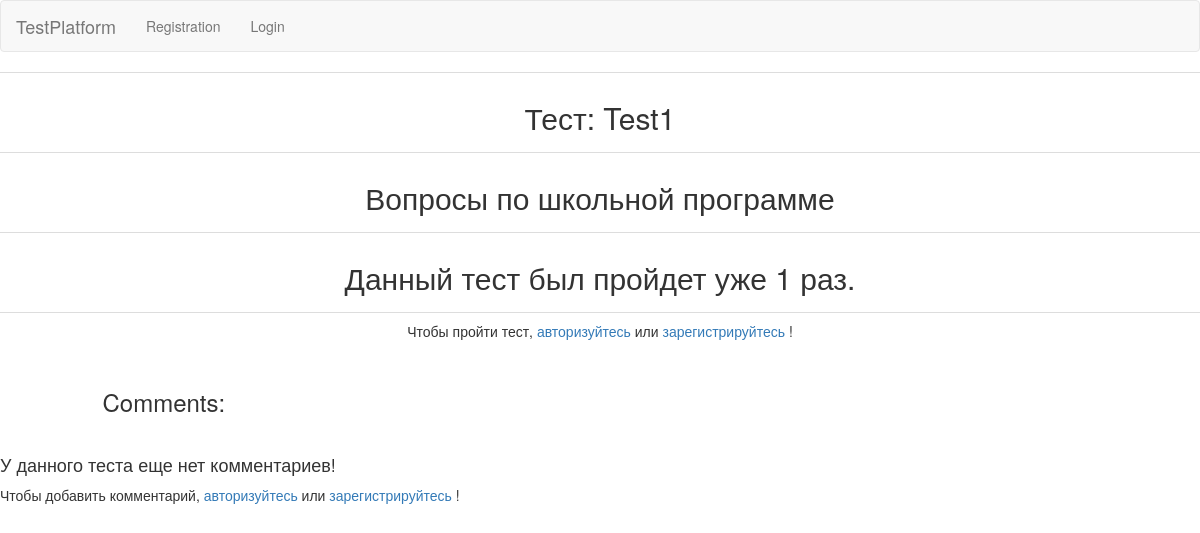
Screenshot of /test/Test1/ with the database file from the repository.
### tests/models.py (models this page shows, shortened)
class Test(models.Model):
    title = models.CharField(max_length=255)
    author = models.ForeignKey(settings.AUTH_USER_MODEL, on_delete=models.SET_NULL, null=True)
    description = models.TextField()
    date = models.DateTimeField(auto_now_add=True)
    def __str__(self):
        return self.title

### tests/views.py (the view)
# urls.py: path('test/<str:test_title>/', TestView.as_view(), name='test'),
class TestView(DetailView):
    template_name = 'test.html'
    model = Test
    def get_object(self, queryset=None):
        title = self.kwargs.get('test_title')
        return get_object_or_404(self.model, title=title)
    def get_context_data(self, **kwargs):
        context = super().get_context_data(**kwargs)
        test = self.get_object()
        context['test'] = test
        try:
            result = Result.objects.get(test=test, author=self.request.user)
            def percent(mark, total):
                return mark * 100 / total
            context['result'] = result
            context['percent'] = percent(result.mark, result.test.question_set.count())
        except:
            pass
        return context

### tests/templatetags/tests_tag.py (called while the page is built)
@register.filter
def in_list(value, the_list):
    value = str(value)
    return value in the_list.split(', ')

### tests/templates/test.html (shortened to what this page needs)
{% extends 'base.html' %}
{% load staticfiles %}
{% load tests_tag %}
{% block include_css %}
    <link rel="stylesheet" type="text/css" href="{% static 'tests/css/test_style.css' %}">
{% endblock include_css %}
{% block content %}
    <table class="table">
        <tr class="text-center">
            <td colspan="2"> <h2> Тест: {{ test }} </h2> </td>
        </tr>
        <tr class="text-center">
            <td colspan="2"> <h2> {{ test.description }} </h2> </td>
        </tr>
        <tr class="text-center">
            {% if test.result_set.all.count > 0 %}
                {% if not test.result_set.all.count|in_list:'2, 3, 4, 22, 23, 24'  %}
                    <td colspan="2"> <h2> Данный тест был пройдет уже {{ test.result_set.all.count }} раз.</h2> </td>
                {% else %}
                    <td colspan="2"> <h2> Данный тест был пройдет уже {{ test.result_set.all.count }} раза.</h2> </td>
                {% endif %}
            {% else %}
                <td colspan="2"> <h2> Данный тест еще не проходили, Вы будете первым! :) </h2> </td>
            {% endif %}
        </tr>
        <tr class="text-center">
            {% if result %}
                {% if result.test == test and result.author == user %}
                    <td> <h3 class="message"> Вы уже проходили этот тест!</h3> </td>
                    <td> <h3 class="result"> Ваш результат: {{ result.mark }}/{{ result.test.question_set.all|length }} = {{ percent }}% </h3> </td>
                {% else %}
                    {% if request.user.is_authenticated %}
                        <td colspan="2">
                            <a href="{% url 'tests:passing-the-test' test_title=test.title %}" class="btn btn-info" role="button" aria-pressed="true"> Пройти тест </a>
                        </td>
                    {% else %}
                        <td colspan="2">
                            Чтобы пройти тест, <a href="{% url 'login' %}"> авторизуйтесь </a> или <a href="{% url 'registration' %}"> зарегистрируйтесь </a>!
                        </td>
                    {% endif %}
                {% endif %}
            {% else %}
                {% if request.user.is_authenticated %}
                    <td colspan="2">
                        <a href="{% url 'tests:passing-the-test' test_title=test.title %}" class="btn btn-info" role="button" aria-pressed="true"> Пройти тест </a>
                    </td>
                {% else %}
                    <td colspan="2">
                        Чтобы пройти тест, <a href="{% url 'login' %}"> авторизуйтесь </a> или <a href="{% url 'registration' %}"> зарегистрируйтесь </a>!
                    </td>
                {% endif %}
            {% endif %}
        </tr>
    </table>
    <div class="row">
        <div class="col-md-5 col-md-offset-1">
            <h3>Comments:</h3>
        </div>
    </div>
    <br>
    {% if test.comment_set.all.count > 0 %}
        {% for comment in test.comment_set.all %}
            <div class="container">
                <div class="row">
                    <div class="col-sm-1">
                        {% if comment.author.avatar %}
                            <div class="thumbnail">
                                    <img class="img3" src="/media/{{ comment.author.avatar }}" alt="Img3">
                            </div>
                        {% endif %}
                    </div>
                    <div class="col-sm-5">
                        <div class="panel panel-default">
                            <div class="panel-heading">
                                <strong>{{ comment.author }}</strong> <span class="text-muted">commented {{ comment.date }}</span>
                            </div>
                            <div class="panel-body">
                                {{ comment.text }}
                            </div>
                        </div>
                    </div>
                </div>
            </div>
        {% endfor %}
        {% if request.user.is_authenticated %}
            <a href="{% url 'tests:add-comment' test_name=test.title %}" class="link btn btn-primary btn-md active" role="button" aria-pressed="true"> Добавить комментарий </a>
        {% else %}
            <div class="col-md-5 col-md-offset-1">
                Чтобы добавить комментарий, <a href="{% url 'login' %}"> авторизуйтесь </a> или <a href="{% url 'registration' %}"> зарегистрируйтесь </a>!
            </div>
        {% endif %}
    {% else %}
        <h4> У данного теста еще нет комментариев! </h4>
        {% if request.user.is_authenticated %}
            <a href="{% url 'tests:add-comment' test_name=test.title %}" class="link1 btn btn-primary btn-md active" role="button" aria-pressed="true"> Добавить комментарий </a>
        {% else %}
            Чтобы добавить комментарий, <a href="{% url 'login' %}"> авторизуйтесь </a> или <a href="{% url 'registration' %}"> зарегистрируйтесь </a>!
        {% endif %}
    {% endif %}
{% endblock content %}

### rows the page displays
Test: title "Test1", description "Вопросы по школьной программе", result_set.all.count "1"
